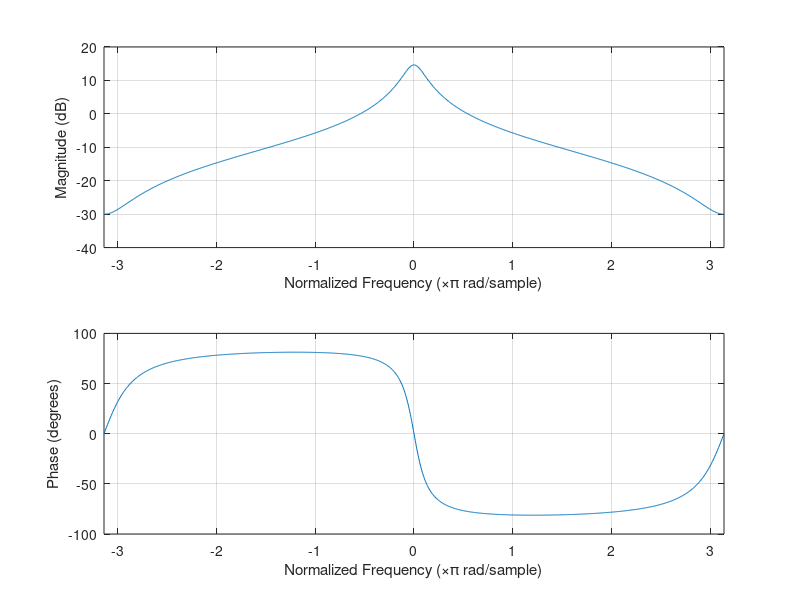

This chart was generated by the following MATLAB code:
%%4.2.2

N = 1024; %%Convention Number to be efficient
dw = 2*pi/N;
w = -pi:dw:pi; % Frequency range from -pi to pi
s = exp(1i*w); % Complex sinusoids for the frequency response

num = [0.3, 0.24]; % Numerator coefficients of H(z)
den = [1, -0.9]; % Denominator coefficients of H(z)

% Compute the frequency response
figure
freqz(num, den, w);
